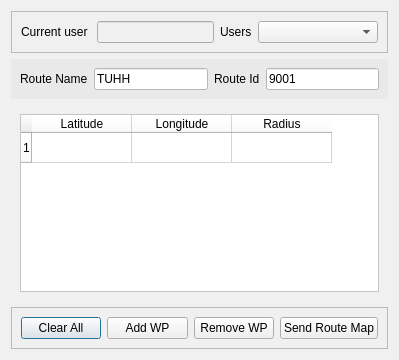
<?xml version="1.0" encoding="UTF-8"?>
<ui version="4.0">
 <class>RouteArray</class>
 <widget class="QDialog" name="RouteArray">
  <property name="geometry">
   <rect>
    <x>0</x>
    <y>0</y>
    <width>399</width>
    <height>360</height>
   </rect>
  </property>
  <property name="windowTitle">
   <string>Dialog</string>
  </property>
  <property name="styleSheet">
   <string notr="true">background-color: rgb(240, 240, 240);</string>
  </property>
  <layout class="QGridLayout" name="gridLayout_3">
   <item row="0" column="0">
    <widget class="QFrame" name="frame">
     <property name="frameShape">
      <enum>QFrame::StyledPanel</enum>
     </property>
     <property name="frameShadow">
      <enum>QFrame::Raised</enum>
     </property>
     <layout class="QGridLayout" name="gridLayout_2">
      <item row="0" column="1">
       <widget class="QLineEdit" name="leCurrentUser">
        <property name="enabled">
         <bool>false</bool>
        </property>
       </widget>
      </item>
      <item row="0" column="3">
       <widget class="QComboBox" name="usersList">
        <property name="minimumSize">
         <size>
          <width>120</width>
          <height>0</height>
         </size>
        </property>
       </widget>
      </item>
      <item row="0" column="0">
       <widget class="QLabel" name="label_3">
        <property name="text">
         <string>Current user </string>
        </property>
       </widget>
      </item>
      <item row="0" column="2">
       <widget class="QLabel" name="label_4">
        <property name="text">
         <string>Users</string>
        </property>
       </widget>
      </item>
     </layout>
    </widget>
   </item>
   <item row="1" column="0">
    <widget class="QWidget" name="widget" native="true">
     <property name="styleSheet">
      <string notr="true">background-color: rgb(233, 233, 233);</string>
     </property>
     <layout class="QGridLayout" name="gridLayout">
      <item row="0" column="0">
       <widget class="QLabel" name="label">
        <property name="text">
         <string>Route Name</string>
        </property>
       </widget>
      </item>
      <item row="0" column="1">
       <widget class="QLineEdit" name="routeName">
        <property name="styleSheet">
         <string notr="true">background-color: rgb(255, 255, 255);</string>
        </property>
        <property name="text">
         <string>TUHH</string>
        </property>
       </widget>
      </item>
      <item row="0" column="2">
       <widget class="QLabel" name="label_2">
        <property name="text">
         <string>Route Id</string>
        </property>
       </widget>
      </item>
      <item row="0" column="3">
       <widget class="QLineEdit" name="routeID">
        <property name="styleSheet">
         <string notr="true">background-color: rgb(255, 255, 255);</string>
        </property>
        <property name="text">
         <string>9001</string>
        </property>
       </widget>
      </item>
     </layout>
    </widget>
   </item>
   <item row="2" column="0">
    <widget class="QWidget" name="widget_2" native="true">
     <layout class="QGridLayout" name="gridLayout_4">
      <item row="0" column="0">
       <widget class="QTableWidget" name="routeTable">
        <property name="enabled">
         <bool>true</bool>
        </property>
        <property name="sizePolicy">
         <sizepolicy hsizetype="Expanding" vsizetype="Expanding">
          <horstretch>0</horstretch>
          <verstretch>0</verstretch>
         </sizepolicy>
        </property>
        <property name="minimumSize">
         <size>
          <width>0</width>
          <height>0</height>
         </size>
        </property>
        <property name="mouseTracking">
         <bool>false</bool>
        </property>
        <property name="styleSheet">
         <string notr="true">background-color: rgb(255, 255, 255);</string>
        </property>
        <row>
         <property name="text">
          <string>1</string>
         </property>
        </row>
        <column>
         <property name="text">
          <string>Latitude</string>
         </property>
         <property name="textAlignment">
          <set>AlignCenter</set>
         </property>
        </column>
        <column>
         <property name="text">
          <string>Longitude</string>
         </property>
        </column>
        <column>
         <property name="text">
          <string>Radius</string>
         </property>
        </column>
        <item row="0" column="0">
         <property name="text">
          <string/>
         </property>
         <property name="textAlignment">
          <set>AlignLeading|AlignVCenter</set>
         </property>
        </item>
       </widget>
      </item>
     </layout>
    </widget>
   </item>
   <item row="3" column="0">
    <widget class="QFrame" name="frame_2">
     <property name="frameShape">
      <enum>QFrame::StyledPanel</enum>
     </property>
     <property name="frameShadow">
      <enum>QFrame::Raised</enum>
     </property>
     <layout class="QGridLayout" name="gridLayout_5">
      <item row="0" column="0">
       <widget class="QPushButton" name="ClearAll">
        <property name="text">
         <string>Clear All</string>
        </property>
       </widget>
      </item>
      <item row="0" column="1">
       <widget class="QPushButton" name="AddWP">
        <property name="text">
         <string>Add WP</string>
        </property>
       </widget>
      </item>
      <item row="0" column="2">
       <widget class="QPushButton" name="RemoveWP">
        <property name="text">
         <string>Remove WP</string>
        </property>
       </widget>
      </item>
      <item row="0" column="3">
       <widget class="QPushButton" name="SendRouteMap">
        <property name="text">
         <string>Send Route Map</string>
        </property>
       </widget>
      </item>
     </layout>
    </widget>
   </item>
  </layout>
 </widget>
 <resources/>
 <connections>
  <connection>
   <sender>ClearAll</sender>
   <signal>clicked()</signal>
   <receiver>routeTable</receiver>
   <slot>clearContents()</slot>
   <hints>
    <hint type="sourcelabel">
     <x>62</x>
     <y>606</y>
    </hint>
    <hint type="destinationlabel">
     <x>123</x>
     <y>166</y>
    </hint>
   </hints>
  </connection>
 </connections>
</ui>
